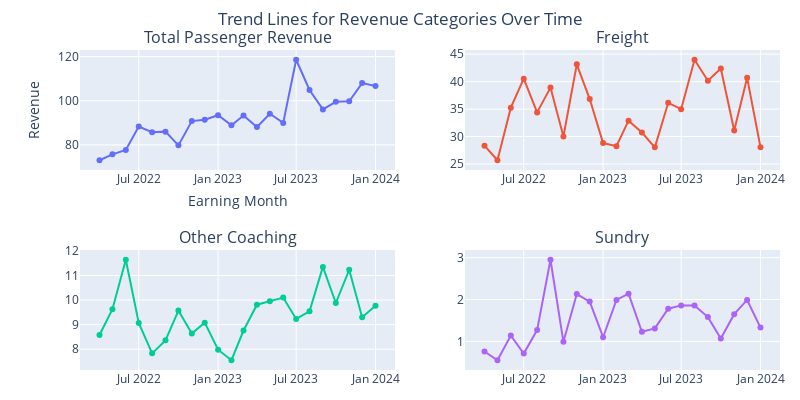

The code cell stored with this chart in its notebook:
### Code cell
import plotly.graph_objects as go
import pandas as pd
from plotly.subplots import make_subplots

def draw_trend_lines(earnings_df):
    # Sort earning_month column by oldest to newest
    earnings_df = earnings_df.sort_values(by='earning_month')

    # Create a figure with subplots
    fig = make_subplots(rows=2, cols=2, subplot_titles=('Total Passenger Revenue', 'Freight', 'Other Coaching', 'Sundry'))

    # Add trend lines for each category
    fig.add_trace(
        go.Scatter(x=earnings_df['earning_month'], y=earnings_df['total_pass'], mode='lines+markers', showlegend=False),
        row=1, col=1
    )
    fig.add_trace(
        go.Scatter(x=earnings_df['earning_month'], y=earnings_df['freight'], mode='lines+markers', showlegend=False),
        row=1, col=2
    )
    fig.add_trace(
        go.Scatter(x=earnings_df['earning_month'], y=earnings_df['other_coaching'], mode='lines+markers', showlegend=False),
        row=2, col=1
    )
    fig.add_trace(
        go.Scatter(x=earnings_df['earning_month'], y=earnings_df['sundry'], mode='lines+markers', showlegend=False),
        row=2, col=2
    )

    # Update figure layout
    fig.update_layout(
        title='Trend Lines for Revenue Categories Over Time',
        title_x=0.5,  # Center title
        xaxis_title='Earning Month',
        yaxis_title='Revenue',
        xaxis=dict(title=dict(standoff=10)),  # Change location of x-axis title
        height=400,
        width=800,
        margin=dict(t=50, b=30, r=20)  # Adjust top margin
    )

    return fig

# Example usage: Assuming earnings_df is your DataFrame containing the necessary data
fig_trend_lines = draw_trend_lines(earnings_df)
fig_trend_lines.show()

### Figure 1 — Plotly figure (JSON) as saved in the notebook; plotly's stock layout.template omitted (floating-point values rounded to 4 significant figures)
{"data": [{"mode": "lines+markers", "showlegend": false, "type": "scatter", "x": ["2022-04-01T00:00:00", "2022-05-01T00:00:00", "2022-06-01T00:00:00", "2022-07-01T00:00:00", "2022-08-01T00:00:00", "2022-09-01T00:00:00", "2022-10-01T00:00:00", "2022-11-01T00:00:00", "2022-12-01T00:00:00", "2023-01-01T00:00:00", "2023-02-01T00:00:00", "2023-03-01T00:00:00", "2023-04-01T00:00:00", "2023-05-01T00:00:00", "2023-06-01T00:00:00", "2023-07-01T00:00:00", "2023-08-01T00:00:00", "2023-09-01T00:00:00", "2023-10-01T00:00:00", "2023-11-01T00:00:00", "2023-12-01T00:00:00", "2024-01-01T00:00:00"], "xaxis": "x", "y": [73.05, 75.74, 77.74, 88.3, 85.73, 86.01, 79.79, 90.8, 91.42, 93.45, 88.86, 93.3, 88.08, 94.12, 89.98, 118.6, 104.9, 96.08, 99.53, 99.76, 108.0, 106.7], "yaxis": "y"}, {"mode": "lines+markers", "showlegend": false, "type": "scatter", "x": ["2022-04-01T00:00:00", "2022-05-01T00:00:00", "2022-06-01T00:00:00", "2022-07-01T00:00:00", "2022-08-01T00:00:00", "2022-09-01T00:00:00", "2022-10-01T00:00:00", "2022-11-01T00:00:00", "2022-12-01T00:00:00", "2023-01-01T00:00:00", "2023-02-01T00:00:00", "2023-03-01T00:00:00", "2023-04-01T00:00:00", "2023-05-01T00:00:00", "2023-06-01T00:00:00", "2023-07-01T00:00:00", "2023-08-01T00:00:00", "2023-09-01T00:00:00", "2023-10-01T00:00:00", "2023-11-01T00:00:00", "2023-12-01T00:00:00", "2024-01-01T00:00:00"], "xaxis": "x2", "y": [28.34, 25.69, 35.26, 40.54, 34.4, 38.91, 30.02, 43.15, 36.83, 28.82, 28.25, 32.89, 30.74, 28.04, 36.14, 34.99, 43.98, 40.17, 42.38, 31.11, 40.69, 28.05], "yaxis": "y2"}, {"mode": "lines+markers", "showlegend": false, "type": "scatter", "x": ["2022-04-01T00:00:00", "2022-05-01T00:00:00", "2022-06-01T00:00:00", "2022-07-01T00:00:00", "2022-08-01T00:00:00", "2022-09-01T00:00:00", "2022-10-01T00:00:00", "2022-11-01T00:00:00", "2022-12-01T00:00:00", "2023-01-01T00:00:00", "2023-02-01T00:00:00", "2023-03-01T00:00:00", "2023-04-01T00:00:00", "2023-05-01T00:00:00", "2023-06-01T00:00:00", "2023-07-01T00:00:00", "2023-08-01T00:00:00", "2023-09-01T00:00:00", "2023-10-01T00:00:00", "2023-11-01T00:00:00", "2023-12-01T00:00:00", "2024-01-01T00:00:00"], "xaxis": "x3", "y": [8.58, 9.63, 11.64, 9.07, 7.83, 8.36, 9.57, 8.64, 9.08, 7.98, 7.55, 8.76, 9.81, 9.95, 10.1, 9.23, 9.54, 11.35, 9.88, 11.23, 9.3, 9.77], "yaxis": "y3"}, {"mode": "lines+markers", "showlegend": false, "type": "scatter", "x": ["2022-04-01T00:00:00", "2022-05-01T00:00:00", "2022-06-01T00:00:00", "2022-07-01T00:00:00", "2022-08-01T00:00:00", "2022-09-01T00:00:00", "2022-10-01T00:00:00", "2022-11-01T00:00:00", "2022-12-01T00:00:00", "2023-01-01T00:00:00", "2023-02-01T00:00:00", "2023-03-01T00:00:00", "2023-04-01T00:00:00", "2023-05-01T00:00:00", "2023-06-01T00:00:00", "2023-07-01T00:00:00", "2023-08-01T00:00:00", "2023-09-01T00:00:00", "2023-10-01T00:00:00", "2023-11-01T00:00:00", "2023-12-01T00:00:00", "2024-01-01T00:00:00"], "xaxis": "x4", "y": [0.76, 0.55, 1.14, 0.71, 1.27, 2.95, 0.99, 2.13, 1.95, 1.1, 1.99, 2.14, 1.23, 1.31, 1.78, 1.86, 1.86, 1.58, 1.07, 1.65, 1.99, 1.33], "yaxis": "y4"}], "layout": {"annotations": [{"font": {"size": 16}, "showarrow": false, "text": "Total Passenger Revenue", "x": 0.225, "xanchor": "center", "xref": "paper", "y": 1, "yanchor": "bottom", "yref": "paper"}, {"font": {"size": 16}, "showarrow": false, "text": "Freight", "x": 0.775, "xanchor": "center", "xref": "paper", "y": 1, "yanchor": "bottom", "yref": "paper"}, {"font": {"size": 16}, "showarrow": false, "text": "Other Coaching", "x": 0.225, "xanchor": "center", "xref": "paper", "y": 0.375, "yanchor": "bottom", "yref": "paper"}, {"font": {"size": 16}, "showarrow": false, "text": "Sundry", "x": 0.775, "xanchor": "center", "xref": "paper", "y": 0.375, "yanchor": "bottom", "yref": "paper"}], "height": 400, "margin": {"b": 30, "r": 20, "t": 50}, "title": {"text": "Trend Lines for Revenue Categories Over Time", "x": 0.5}, "width": 800, "xaxis": {"anchor": "y", "domain": [0, 0.45], "title": {"standoff": 10, "text": "Earning Month"}}, "xaxis2": {"anchor": "y2", "domain": [0.55, 1]}, "xaxis3": {"anchor": "y3", "domain": [0, 0.45]}, "xaxis4": {"anchor": "y4", "domain": [0.55, 1]}, "yaxis": {"anchor": "x", "domain": [0.625, 1], "title": {"text": "Revenue"}}, "yaxis2": {"anchor": "x2", "domain": [0.625, 1]}, "yaxis3": {"anchor": "x3", "domain": [0, 0.375]}, "yaxis4": {"anchor": "x4", "domain": [0, 0.375]}}}
